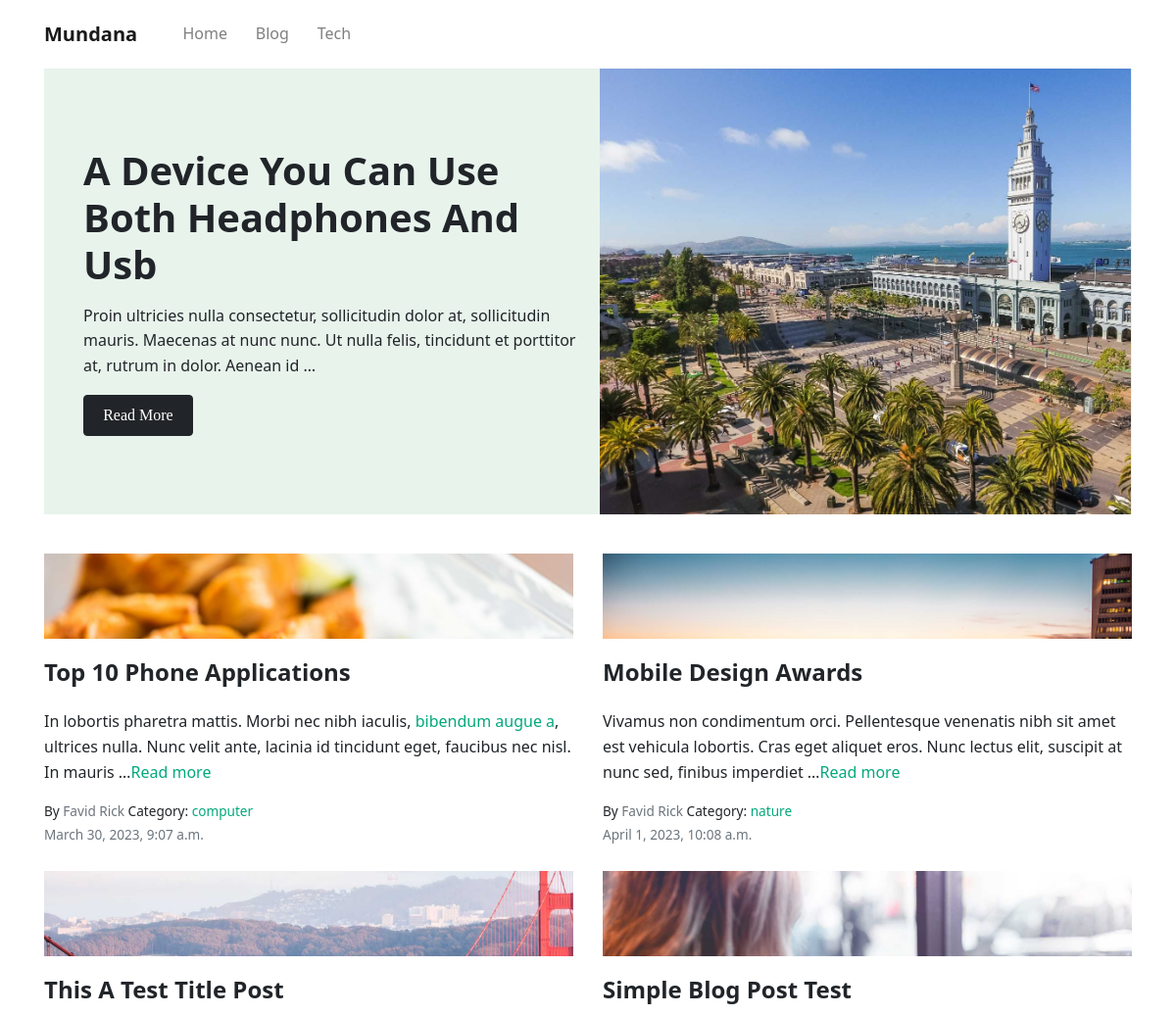
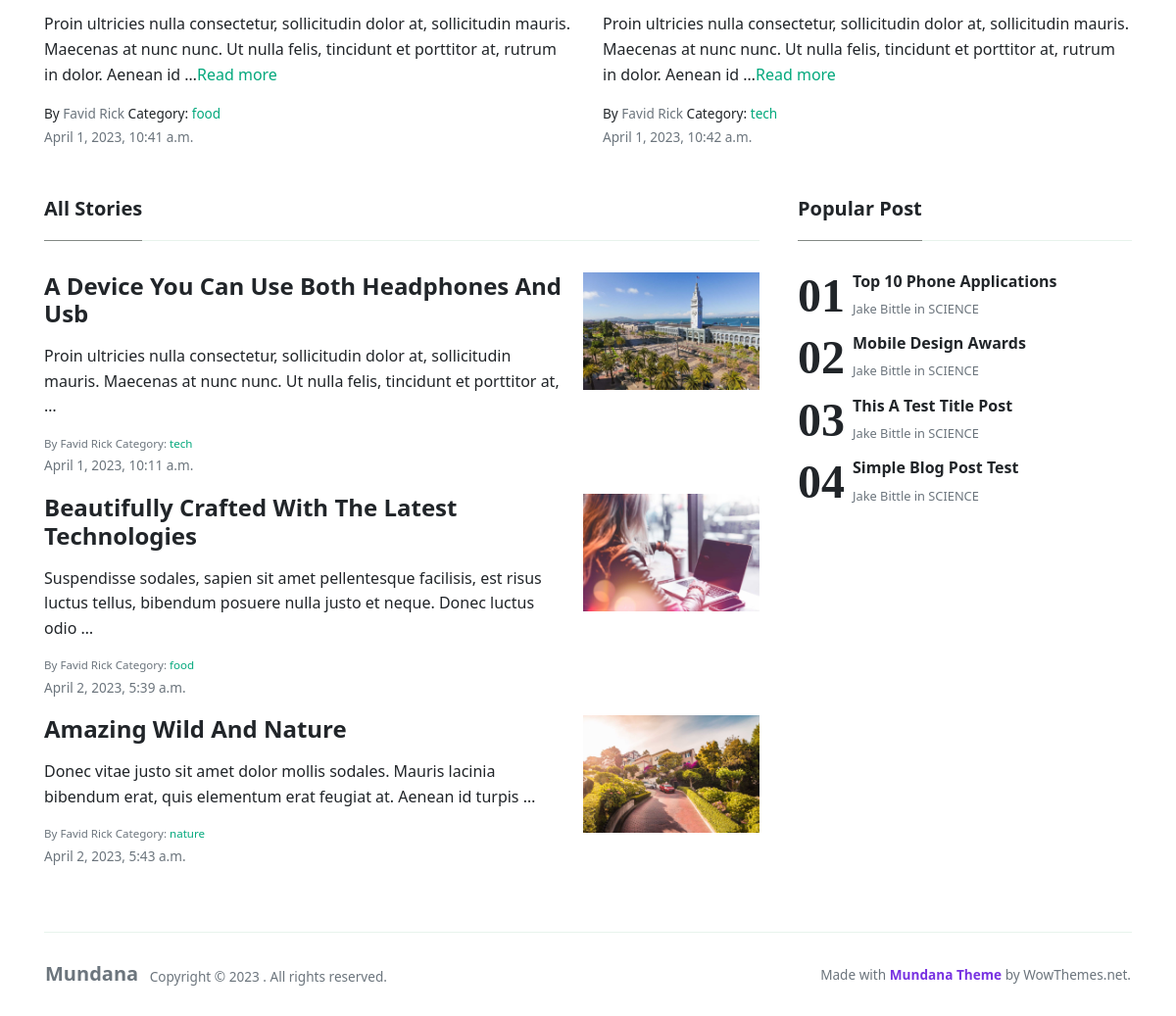
The page / on the database its author committed (2 pictures, top to bottom).
### blog/models.py (models this page shows, shortened)
class Post(models.Model):
    status = [
        ('draft','Draft'),
        ('publish','Published')
    ]
    title = models.CharField(max_length=200, help_text='Enter Your Post Title')
    slug = models.SlugField(max_length=250, unique=True, null=True, blank=True)
    content = RichTextField(null=True, blank=True)
    category = models.ForeignKey(Category, on_delete=models.SET_NULL, blank=True, null=True)
    post_status = models.CharField(max_length=50, choices=status, default='draft')
    featured = models.BooleanField(default=False)
    featured_image = models.ImageField(upload_to ='uploads/', null=True, blank=True)
    created = models.DateTimeField(auto_now_add=True)
    modified = models.DateTimeField(auto_now=True)
    meta_title = models.CharField(max_length=200, null=True, blank=True)
    meta_description = models.CharField(max_length=300, null=True, blank=True)
    class Meta:
        ordering = ['created']

class Category(models.Model):
    title = models.CharField(max_length=200)
    slug = models.SlugField(max_length=250, unique=True, null=True, blank=True)

### blog/views.py (the view)
# urls.py: path('', views.home_view, name='home'),
def home_view(request):
    posts = Post.objects.all()
    header_post = Post.objects.filter(id='3')
    featured_post = Post.objects.filter(featured=True)[:4]
    story_post = Post.objects.filter(featured= False)[:3]
    popular_post = Post.objects.filter(featured=True)[:5]
    template_name = 'home.html'
    context = {'posts':posts, 'header_post':header_post, 'featured_post':featured_post, 'story_post':story_post, 'popular_post':popular_post}
    return render(request, template_name, context)

### templates/home.html (shortened to what this page needs)
{% extends 'base.html' %}
{% block content %}
<div class="container">
	{% for header in header_post%}
	<div class="jumbotron jumbotron-fluid mb-3 pt-0 pb-0 bg-lightblue position-relative">
		<div class="pl-4 pr-0 h-100 tofront">
			<div class="row justify-content-between">
				<div class="col-md-6 pt-6 pb-6 align-self-center">
					<h1 class="secondfont mb-3 font-weight-bold text-capitalize">{{header.title}}</h1>
					<p class="mb-3">
						{{header.content|truncatewords:25|safe}}
					</p>
					<a href="{% url 'article' header.slug %}" class="btn btn-dark">Read More</a>
				</div>
				<div class="col-md-6 d-none d-md-block pr-0" style="background-size:cover;background-image:url({{header.featured_image.url}});">	</div>
			</div>
		</div>
	</div>
	{% endfor %}
</div>
<div class="container pt-4 pb-4">
	<div class="row">
		{% for feature in featured_post %}
		<div class="col-lg-6">
			<div class="card border-0 mb-4 box-shadow h-xl-300">
                <div style="background-image: url({{feature.featured_image.url}}); height: 150px;    background-size: cover;    background-repeat: no-repeat;"></div>
				<div class="card-body px-0 pb-0 d-flex flex-column align-items-start">
					<h2 class="h4 font-weight-bold">
					<a class="text-dark text-capitalize" href={% url 'article' feature.slug %}>{{ feature.title }}</a>
					</h2>
					<p class="card-text">
						 {{feature.content|truncatewords:25|safe}}<a class = "text-decoration-none" href="{% url 'article' feature.slug %}">Read more</a>
					</p>
					<div>
						<small class="d-block">By <a class="text-muted" href="#">Favid Rick</a> Category: <a href="{% url 'category' feature.category.slug %}">{{feature.category.title}}</a></small>
						<small class="text-muted">{{feature.created}}</small>
					</div>
				</div>
			</div>
		</div>
		{% endfor %}
	</div>
</div>
<div class="container">
	<div class="row justify-content-between">
		<div class="col-md-8">
			<h5 class="font-weight-bold spanborder"><span>All Stories</span></h5>
			{% for story in story_post %}
			<div class="mb-3 d-flex justify-content-between">
				<div class="pr-3">
					<h2 class="mb-1 h4 font-weight-bold">
					<a class="text-dark text-capitalize" href="{% url 'article' story.slug %}">{{story.title}}</a>
					</h2>
					<p>
						{{story.content|truncatewords:20|safe}}
					</p>
					<div class="card-text text-muted small">
						 <small class="d-block">By <a class="text-muted" href="#">Favid Rick</a> Category: <a href="{% url 'category' story.category.slug %}">{{story.category.title}}</a></small>
					</div>
					<small class="text-muted">{{story.created}}</small>
				</div>
				<img height="120" src="{{story.featured_image.url}}">
			</div>
			{% endfor %}
		</div>
		<div class="col-md-4 pl-4">
            <h5 class="font-weight-bold spanborder"><span>Popular Post</span></h5>
			<ol class="list-featured">
				{% for popular in popular_post%}
				<li>
				<span>
				<h6 class="font-weight-bold">
				<a href="{% url 'article' popular.slug %}" class="text-dark text-capitalize">{{popular.title}}</a>
				</h6>
				<p class="text-muted">
					Jake Bittle in SCIENCE
				</p>
				</span>
				</li>
				{% endfor %}
			</ol>
		</div>
	</div>
</div>
{% endblock content %}

### templates/base.html (shortened to what this page needs)
{% load static %}
<!DOCTYPE html>
<html lang="en">
<head>
<link rel="stylesheet" href="{% static 'https://use.fontawesome.com/releases/v5.3.1/css/all.css' %}">
<link href="{% static './assets/css/main.css' %}" rel="stylesheet"/>
</head>
<body>
<nav class="topnav navbar navbar-expand-lg navbar-light bg-white fixed-top">
<div class="container">
	<a class="navbar-brand" href="{% url 'home' %}"><strong>Mundana</strong></a>
	<div class="navbar-collapse collapse" id="navbarColor02" style="">
		<ul class="navbar-nav mr-auto d-flex align-items-center">
			<li class="nav-item">
			<a class="nav-link" href="{% url 'home' %}">Home <span class="sr-only">(current)</span></a>
			</li>
			<li class="nav-item">
			<a class="nav-link" href="{% url 'blog_page' %}">Blog</a>
			</li>
			<li class="nav-item">
			<a class="nav-link" href="./article.html">Tech</a>
			</li>
	</div>
</div>
</nav>
{% block content %}
{% endblock content %}
<div class="container mt-5">
	<footer class="bg-white border-top p-3 text-muted small">
	<div class="row align-items-center justify-content-between">
		<div>
            <span class="navbar-brand mr-2"><strong>Mundana</strong></span> Copyright &copy;
			 . All rights reserved.
		</div>
		<div>
			Made with <a target="_blank" class="text-secondary font-weight-bold" href="https://www.wowthemes.net/mundana-free-html-bootstrap-template/">Mundana Theme</a> by WowThemes.net.
		</div>
	</div>
	</footer>
</div>
</body>
</html>

### rows shown on the page
Post: title "A Device You Can Use Both Headphones And Usb", content "Proin ultricies nulla consectetur, sollicitudin dolor at, sollicitudin mauris. Maecenas at nunc nunc. Ut nulla felis, tincidunt et porttitor at, rutrum in dolor. Aenean id …", featured_image (picture), content "Proin ultricies nulla consectetur, sollicitudin dolor at, sollicitudin mauris. Maecenas at nunc nunc. Ut nulla felis, tincidunt et porttitor at, …", category "tech", created "April 1, 2023, 10:11 a.m."
Post: featured_image (picture), title "Top 10 Phone Applications", content "In lobortis pharetra mattis. Morbi nec nibh iaculis, bibendum augue a , ultrices nulla. Nunc velit ante, lacinia id tincidunt eget, faucibus nec nisl. In mauris …", category "computer", created "March 30, 2023, 9:07 a.m."
Post: featured_image (picture), title "Mobile Design Awards", content "Vivamus non condimentum orci. Pellentesque venenatis nibh sit amet est vehicula lobortis. Cras eget aliquet eros. Nunc lectus elit, suscipit at nunc sed, finibus imperdiet …", category "nature", created "April 1, 2023, 10:08 a.m."
Post: featured_image (picture), title "This A Test Title Post", content "Proin ultricies nulla consectetur, sollicitudin dolor at, sollicitudin mauris. Maecenas at nunc nunc. Ut nulla felis, tincidunt et porttitor at, rutrum in dolor. Aenean id …", category "food", created "April 1, 2023, 10:41 a.m."
Post: featured_image (picture), title "Simple Blog Post Test", content "Proin ultricies nulla consectetur, sollicitudin dolor at, sollicitudin mauris. Maecenas at nunc nunc. Ut nulla felis, tincidunt et porttitor at, rutrum in dolor. Aenean id …", category "tech", created "April 1, 2023, 10:42 a.m."
Post: title "Beautifully Crafted With The Latest Technologies", content "Suspendisse sodales, sapien sit amet pellentesque facilisis, est risus luctus tellus, bibendum posuere nulla justo et neque. Donec luctus odio …", category "food", created "April 2, 2023, 5:39 a.m.", featured_image (picture)
Post: title "Amazing Wild And Nature", content "Donec vitae justo sit amet dolor mollis sodales. Mauris lacinia bibendum erat, quis elementum erat feugiat at. Aenean id turpis …", category "nature", created "April 2, 2023, 5:43 a.m.", featured_image (picture)
